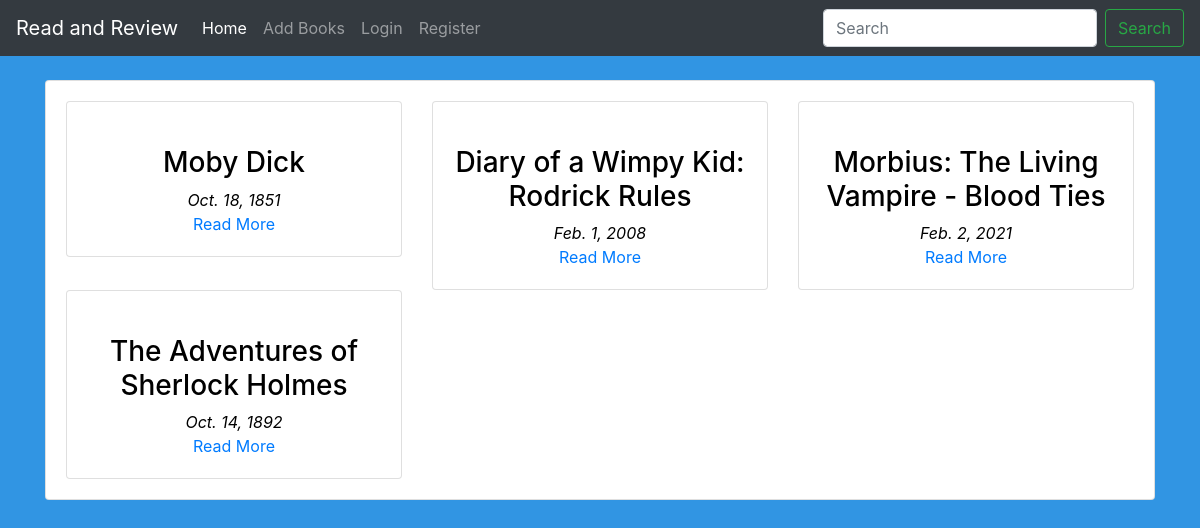
The page / on the database its author committed.
### main/models.py (models this page shows, shortened)
class Book(models.Model):
    name = models.CharField(max_length=100)
    author = models.CharField(max_length=100)
    description = models.TextField(max_length=5000)
    release_date = models.DateField()
    averageRating = models.FloatField(default=0)
    image = models.URLField(default=None, null=True)

### main/views.py (the view)
# urls.py: 2. Add a URL to urlpatterns:  path('', views.home, name='home')
def home(request):
    query = request.GET.get("title")
    allBooks = None
    if query:
        allBooks = Book.objects.filter(name__icontains=query)
    else:
        allBooks = Book.objects.all()
    context = {
        "books": allBooks,
    }
    return render(request, 'main/index.html', context)

### main/templates/main/index.html (shortened to what this page needs)
{% extends 'main/base.html' %}
{% block content %}
<div class="container">
    <br>
    <div class="card">
        <div class="card-body">
            <div class="row">
                {% for book in books %}
                <div class="col-md-4">
                    <div class="card">
                        <div class="card-body">
                            <div class="text-center">
                            </div>
                            <h3 class="text-center">
                                {{book.name}}
                            </h3>
                            <div class="text-center">
                                <i class="text-center">{{book.release_date}}</i>
                            </div>
                            <div class="text-center">
                                <a href="{% url 'main:detail' book.id %}">Read More</a>
                            </div>
                        </div>
                    </div>
                </div>
                {% endfor %}
            </div>
        </div>
    </div>
</div>
{% endblock %}

### main/templates/main/base.html (shortened to what this page needs)
<!doctype html>
<html lang="en">
  <head>
    <link rel="stylesheet" href="https://cdn.jsdelivr.net/npm/bootstrap@4.0.0/dist/css/bootstrap.min.css">
    {% load staticfiles %}
    <link rel="stylesheet" href="{% static 'css/main.css' %}">
  </head>
  <body>
    <nav class="navbar navbar-expand-lg navbar-dark bg-dark text-white">
        <a class="navbar-brand" href="{% url 'main:home' %}">Read and Review</a>
        <div class="collapse navbar-collapse" id="navbarSupportedContent">
          <ul class="navbar-nav mr-auto">
            <li class="nav-item active">
              <a class="nav-link" href="{% url 'main:home' %}">Home <span class="sr-only">(current)</span></a>
            </li>
            <li class="nav-item">
              <a class="nav-link" href="{% url 'main:add_books' %}">Add Books</a>
            </li>
            {% if user.is_authenticated %}
            <li class="nav-item dropdown">
              <a class="nav-link dropdown-toggle" href="#" id="navbarDropdown" role="button" data-toggle="dropdown" aria-haspopup="true" aria-expanded="false">
                {{user.username}}
              </a>
              <div class="dropdown-menu" aria-labelledby="navbarDropdown">
                <a class="dropdown-item" href="#">My Profile</a>
                <div class="dropdown-divider"></div>
                <a class="dropdown-item" href="{% url 'accounts:logout' %}">Logout</a>
              </div>
            </li>
            {% else %}
            <li class="nav-item">
              <a class="nav-link" href="{% url 'accounts:login' %}">Login</a>
            </li>
            <li class="nav-item">
              <a class="nav-link" href="{% url 'accounts:register' %}">Register</a>
            </li>
            {% endif %}
            <li class="nav-item">
              <a class="nav-link disabled" href="#"></a>
            </li>
          </ul>
          <form class="form-inline my-2 my-lg-0" method="GET" action="{% url 'main:home' %}">
            <input class="form-control mr-sm-2" type="search" placeholder="Search" aria-label="Search" name="title">
            <button class="btn btn-outline-success my-2 my-sm-0" type="submit">Search</button>
          </form>
        </div>
      </nav>
    {% block content %}
    {% endblock %}
  </body>
</html>

### main/static/css/main.css (style rules this page uses)
body { background-color: #3195e3; color:black; }

### rows shown on the page
Book: name "Moby Dick", release_date "Oct. 18, 1851"
Book: name "Diary of a Wimpy Kid: Rodrick Rules", release_date "Feb. 1, 2008"
Book: name "Morbius: The Living Vampire - Blood Ties", release_date "Feb. 2, 2021"
Book: name "The Adventures of Sherlock Holmes", release_date "Oct. 14, 1892"
